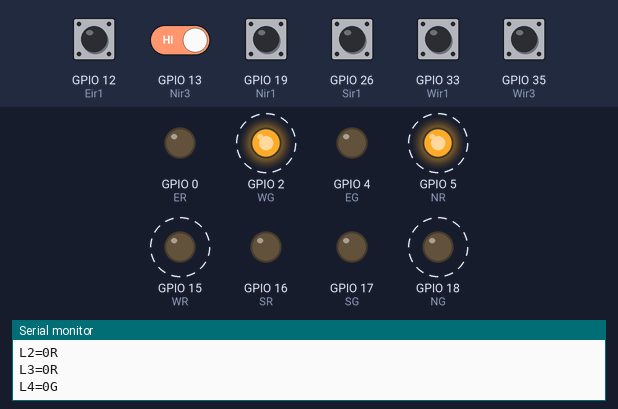
The sketch below on a simulated ESP32. On the bench: output pins drawn as LEDs (lit = HIGH), the last lines printed to the serial monitor. Dashed ring = blinking. The inputs (shaded band) are chosen by the test bench; at power-on: GPIO 12 (Eir1), GPIO 13 (Nir3), GPIO 19 (Nir1), GPIO 26 (Sir1), GPIO 33 (Wir1), GPIO 35 (Wir3) HIGH.

Above: at 0.9 s.
1.3 s: GPIO 13 (Nir3) driven LOW
At 1.3 s:
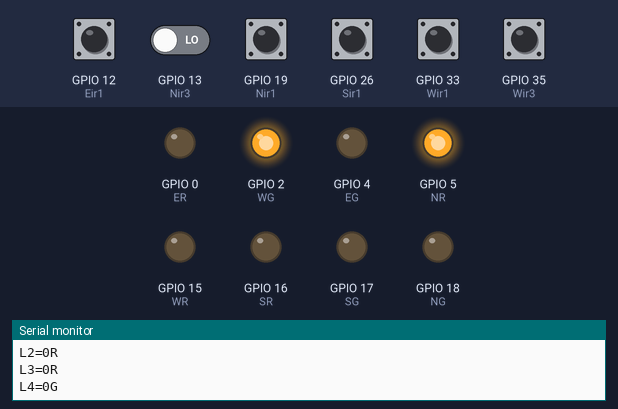
At 1.9 s:
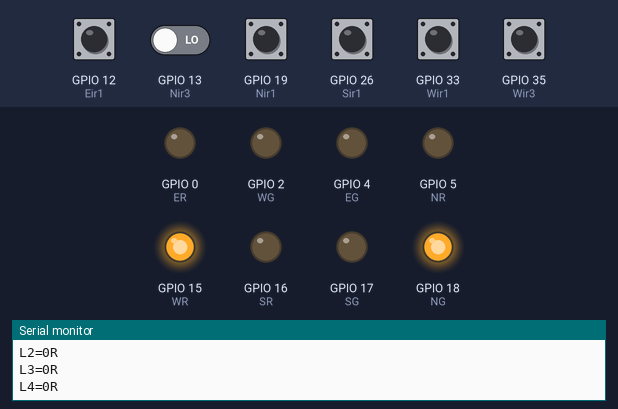
Timing chart, 0 to 4.3 s (numbered marks = the images above; inputs shaded):
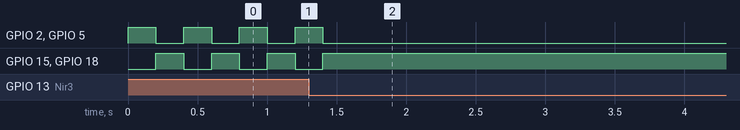

Measured:
- after the input at 1.3 s, GPIO 2 (WG), GPIO 5 (NR): goes on until 1.4 s, then stays LOW; GPIO 15 (WR), GPIO 18 (NG): goes on until 1.4 s, then stays HIGH
- by itself, GPIO 2 (WG), GPIO 5 (NR), GPIO 15 (WR), GPIO 18 (NG): alternates HIGH for 0.20 s and LOW for 0.20 s

The sketch:

Traffic_Controller.ino
```cpp
// #include <Wire.h>
// #include <LiquidCrystal_I2C.h>


#define WR 15
#define WG 2
#define ER 0
#define EG 4
#define SR 16
#define SG 17
#define NR 5
#define NG 18
#define Nir1 19
#define Nir2 23
#define Nir3 13
#define Eir1 12
#define Eir2 14
#define Eir3 17
#define Sir1 26
#define Sir2 25
#define Sir3 34
#define Wir1 33
#define Wir2 32
#define Wir3 35

// LiquidCrystal_I2C lcd(0x27, 16, 2);


void setup() {
  // put your setup code here, to run once:
  Serial.begin(9600);
  pinMode(Nir1, INPUT);
  pinMode(Nir2, INPUT);
  pinMode(Nir3, INPUT);
  pinMode(Sir1, INPUT);
  pinMode(Sir2, INPUT);
  pinMode(Sir3, INPUT);
  pinMode(Eir1, INPUT);
  pinMode(Eir2, INPUT);
  pinMode(Eir3, INPUT);
  pinMode(Wir1, INPUT);
  pinMode(Wir2, INPUT);
  pinMode(Wir3, INPUT);

  pinMode(WR, OUTPUT);
  pinMode(WG, OUTPUT);
  pinMode(ER, OUTPUT);
  pinMode(EG, OUTPUT);
  pinMode(NR, OUTPUT);
  pinMode(NG, OUTPUT);
  pinMode(SR, OUTPUT);
  pinMode(SG, OUTPUT);

  // lcd.init();
  // lcd.backlight();

  // lcd.setCursor(0, 0);      // column, row
  // lcd.print("Dynamic Traffic");

  // lcd.setCursor(0, 1);
  // lcd.print("Light Control");
}
int countN=0,countS=0,countE=0,countW=0;
int turn = 1;// N = 1, E = 2, S = 3, W = 4
int temp = countN;
void loop() {

     int Er1 = digitalRead(Eir1);

     if(Er1==0){
      delay(70);
      int Er2 = digitalRead(Eir2);
      if(Er2==0){
        countE=countE+1;
      }
     }

     int Wr1 = digitalRead(Wir1);
     if(Wr1==0){
      delay(70);
      int Wr2 = digitalRead(Wir2);
      if(Wr2==0){
        countW=countW+1;
      }
     }

     int Nr1 = digitalRead(Nir1);
     if(Nr1==0){
      delay(70);
      int Nr2 = digitalRead(Nir2);
      if(Nr2==0){
        countN=countN+1;
      }
     }

    int Sr1 = digitalRead(Sir1);
     if(Sr1==0){
      delay(70);
      int Sr2 = digitalRead(Sir2);
      if(Sr2==0){
        countS=countS+1;
      }
     }

    if(temp==0){
      // maximum of rest
      int maxi = 0;
      int newturn=turn;
      if(turn==1){
        digitalWrite(NG,0);
        digitalWrite(NR,1);
        maxi = max(countE,maxi);
        if(maxi==countE){
          newturn = 2;
        }
        maxi = max(countS,maxi);
        if(maxi==countS){
          newturn = 3;
        }
        maxi = max(countW,maxi);
        if(maxi==countW){
          newturn = 4;
        }
      }
      else if(turn==2){
        digitalWrite(EG,0);
        digitalWrite(ER,1);
        maxi = max(countN,maxi);
        if(maxi==countN){
          newturn = 1;
        }
        maxi = max(countS,maxi);
        if(maxi==countS){
          newturn = 3;
        }
        maxi = max(countW,maxi);
        if(maxi==countW){
          newturn = 4;
        }
      } else if(turn==3){
        digitalWrite(SG,0);
        digitalWrite(SR,1);
        maxi = max(countE,maxi);
        if(maxi==countE){
          newturn = 2;
        }
        maxi = max(countN,maxi);
        if(maxi==countN){
          newturn = 1;
        }
        maxi = max(countW,maxi);
        if(maxi==countW){
          newturn = 4;
        }
      } else if(turn==4){
        digitalWrite(WG,0);
        digitalWrite(WR,1);
        maxi = max(countE,maxi);
        if(maxi==countE){
          newturn = 2;
        }
        maxi = max(countS,maxi);
        if(maxi==countS){
          newturn = 3;
        }
        maxi = max(countN,maxi);
        if(maxi==countN){
          newturn = 1;
        }
      }

      turn = newturn;
      temp = maxi;
      if(turn==1){
        digitalWrite(NG,1);
        digitalWrite(NR,0);
      }
      else if(turn==2){
        digitalWrite(EG,1);
        digitalWrite(ER,0);
      } else if(turn==3){
        digitalWrite(SG,1);
        digitalWrite(SR,0);
      } else if(turn==4){
        digitalWrite(WG,1);
        digitalWrite(WR,0);
      }
      //maximum turn
      // temp maximum store
      // turn temp-- and agar kahi par gadi aa rahi hai usko bhi count karenga
    }

    if(turn==1){
      //read green third sensor
      int Nr3 = digitalRead(Nir3);
      if(Nr3==0){
        temp = temp-1;
        countN = countN - 1;
      }
      // temp--

    }
    else if(turn==2){
      int Er3 = digitalRead(Eir3);
      if(Er3==0){
        temp = temp-1;
        countE = countE - 1;
      }
    }
    else if(turn==3){
      int Sr3 = digitalRead(Sir3);
      if(Sr3==0){
        temp = temp-1;
        countS = countS - 1;
      }
    }
    else if(turn==4){
        int Wr3 = digitalRead(Wir3);
      if(Wr3==0){
        temp = temp-1;
        countW = countW - 1;
      }
    }


    //lcd
  // lcd.setCursor(0, 0);      // column, row
  // lcd.print("L1=");
  // lcd.setCursor(3, 0);      // column, row
  // lcd.print(countN);// triple bit
  char c1 = (turn == 1 ? 'G' : 'R');
  // lcd.setCursor(6, 0);      // column, row
  // lcd.print(c1);// triple bit

  // lcd.setCursor(8, 0);      // column, row
  // lcd.print("L2=");
  // lcd.setCursor(11, 0);      // column, row
  // lcd.print(countE);// triple bit
  char c2 = (turn == 2 ? 'G' : 'R');
  // lcd.setCursor(14, 0);      // column, row
  // lcd.print(c2);// triple bit


// 2

  // lcd.setCursor(0, 1);      // column, row
  // lcd.print("L3=");
  // lcd.setCursor(3, 1);      // column, row
  // lcd.print(countS);// triple bit
  char c3 = (turn == 3 ? 'G' : 'R');
  // lcd.setCursor(6, 1);      // column, row
  // lcd.print(c3);// triple bit

  // lcd.setCursor(8, 1);      // column, row
  // lcd.print("L4=");
  // lcd.setCursor(11, 1);      // column, row
  // lcd.print(countW);// triple bit
  char c4 = (turn == 4 ? 'G' : 'R');
  // lcd.setCursor(14, 1);      // column, row
  // lcd.print(c4);// triple bit
  // // put your main code here, to run repeatedly:
  Serial.print("L1=");
  Serial.print(countN);
  Serial.println(c1);

  Serial.print("L2=");
  Serial.print(countE);
  Serial.println(c2);

  Serial.print("L3=");
  Serial.print(countS);
  Serial.println(c3);

  Serial.print("L4=");
  Serial.print(countW);
  Serial.println(c4);
  delay(200);

}
```
